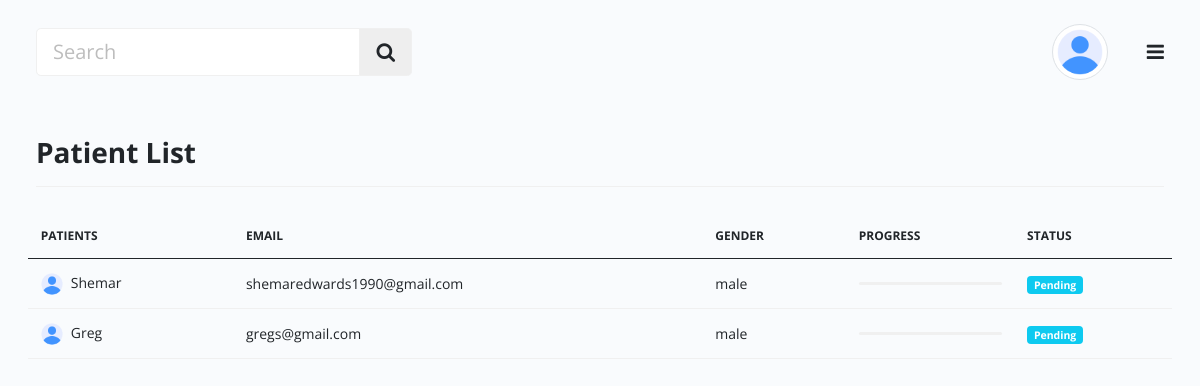
Before: /patients with the older database file.
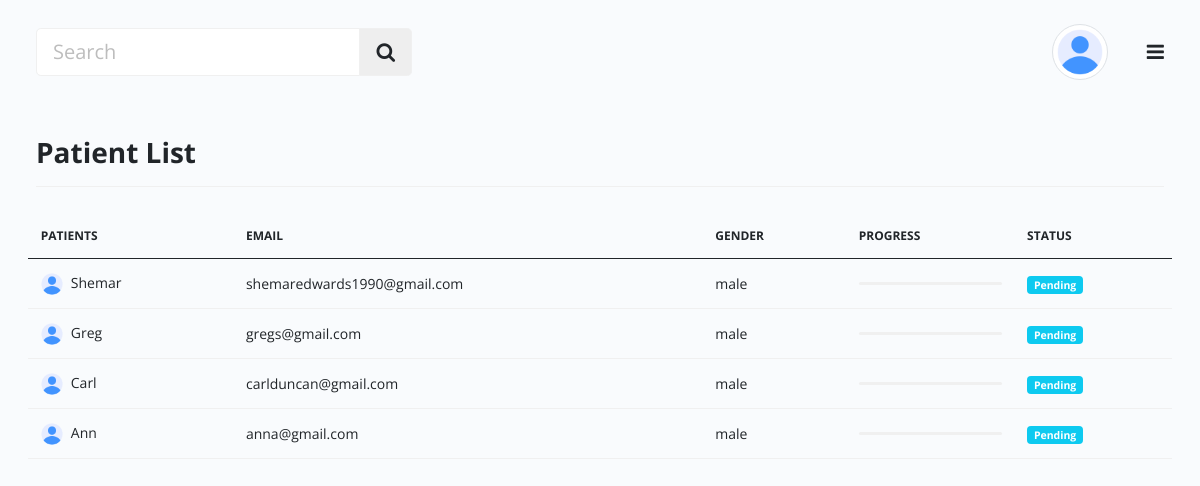
After: the same page with the newer database file.
### tables this page shows
CREATE TABLE users (
    id INTEGER PRIMARY KEY AUTOINCREMENT,
    dob TEXT NOT NULL,
    first_name TEXT NOT NULL,
    last_name TEXT NOT NULL,
    user_role TEXT NOT NULL,
    email TEXT NOT NULL UNIQUE,
    gender TEXT NOT NULL,
    phone_number TEXT NOT NULL,
    passcode TEXT NOT NULL
);

### app.py (the view)
@app.route("/patients", methods=('GET', 'POST'))
def patients():
    users = get_db().execute("SELECT * FROM users WHERE user_role == 'PATIENT'").fetchall()
    return render_template("patients.html", data=users)

### api_routes/api_auth.py (called while the page is built)
@bp.before_app_request
def load_logged_in_user():
    user_id = session.get('user_id')
    if user_id is None:
        g.user = None
    else:
        g.user = get_db().execute(
            'SELECT * FROM users WHERE id = ?', (user_id,)
        ).fetchone()

### db.py (called while the page is built)
def dict_factory(cursor, row):
    d = {}
    for idx, col in enumerate(cursor.description):
        d[col[0]] = row[idx]
    return d

def get_db():
    if 'db' not in g:
        g.db = sqlite3.connect(
            'database.db',
            detect_types=sqlite3.PARSE_DECLTYPES
        )
        g.db.row_factory = dict_factory
    return g.db

### templates/patients.html (shortened to what this page needs)
{% extends 'base.html' %}
{% block content %}
    <div class="main px-lg-4 px-md-4">
        {% include 'shared/header.html'%}
        <div class="body d-flex py-3">
            <div class="container-xxl">
                <div class="row align-items-center">
                    <div class="border-0 mb-4">
                        <div class="card-header py-3 no-bg bg-transparent d-flex align-items-center px-0 justify-content-between border-bottom flex-wrap">
                            <h3 class="fw-bold mb-0">Patient List </h3>
                        </div>
                    </div>
                </div>
                <div class="row g-3 row-cols-1 row-cols-sm-2 row-cols-md-2 row-cols-lg-4 row-cols-xl-4 row-cols-xxl-4 row-deck py-1 pb-4">
                    <table id="myDataTable" class="table table-hover align-middle mb-0" style="width: 100%;">
                        <thead>
                            <tr>
                                <th>Patients</th>
                                <th>Email</th>
                                <th>Gender</th>
                                <th>Progress</th>
                                <th>Status</th>
                            </tr>
                        </thead>
                        <tbody>
                            {% for user in data %}
                            <tr>
                                <td><img src="{{url_for('static', filename='assets/images/profile.png')}}" class="avatar sm rounded-circle me-2" alt="profile-image"><span>{{user.first_name}} </span></td>
                                <td>{{user.email}}</td>
                                <td>{{user.gender}}</td>
                                <td>
                                    <div class="progress" style="height: 3px;">
                                    </div>
                                </td>
                                <td><span class="badge bg-info">Pending</span></td>
                            </tr>
                            {% endfor %}
                        </tbody>
                    </table>
                </div>
            </div>
        </div>
    </div>
{% endblock %}

Changed rows visible on the page:
added users: first_name "Carl", email "carlduncan@gmail.com", gender "male"
added users: first_name "Ann", email "anna@gmail.com", gender "male"
